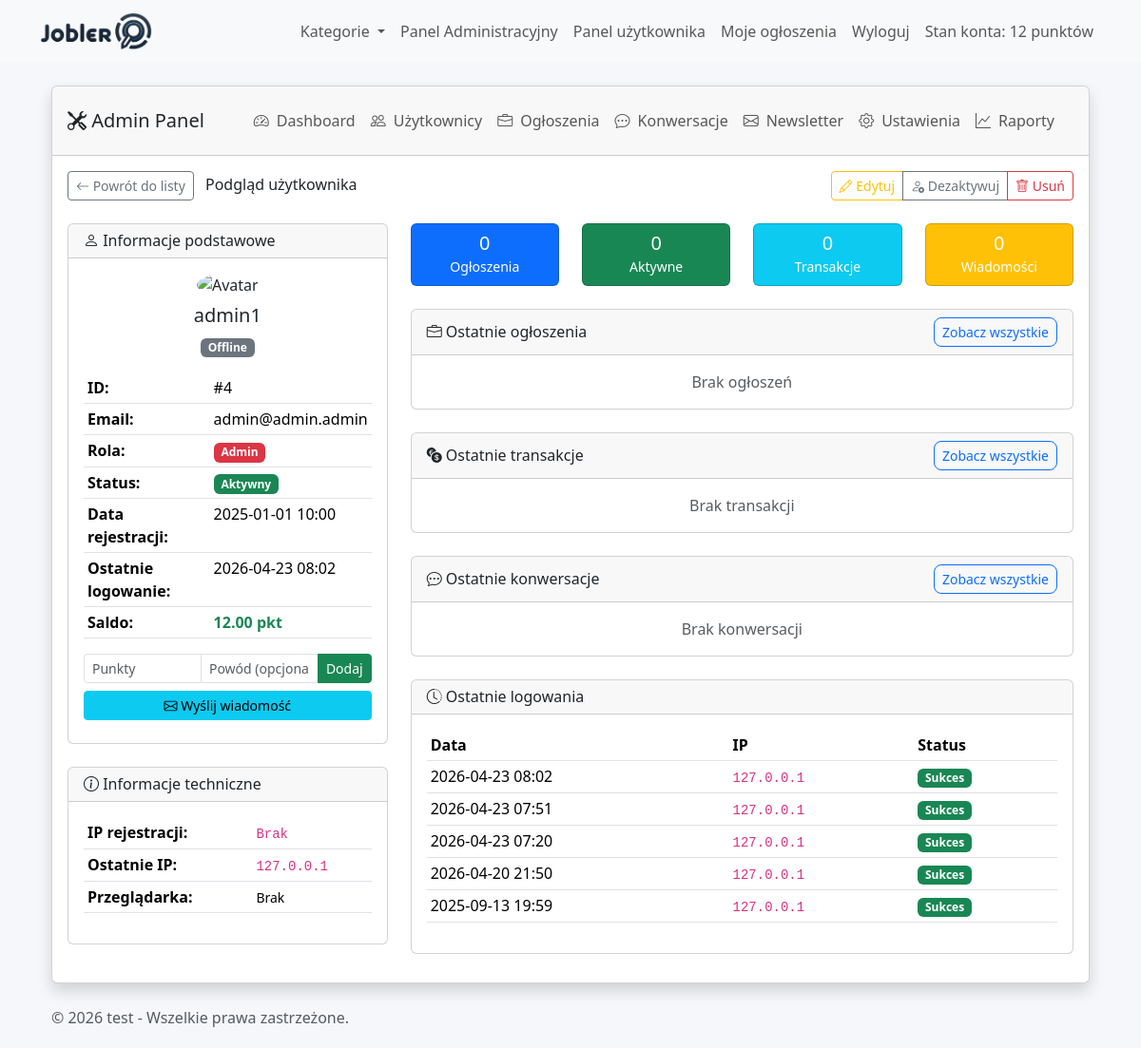
The app's page /views/admin/view_user.php?id=4 (signed in) with its own data.
### tables this page shows
CREATE TABLE `users` (
  `id` int(11) NOT NULL,
  `email` varchar(255) NOT NULL,
  `password` varchar(255) NOT NULL,
  `role` enum('user','executor','admin') NOT NULL DEFAULT 'user',
  `created_at` timestamp NOT NULL DEFAULT current_timestamp(),
  `email_verified_at` datetime DEFAULT NULL,
  `last_login` datetime DEFAULT NULL,
  `last_activity` datetime DEFAULT NULL,
  `name` varchar(255) NOT NULL,
  `username` varchar(255) NOT NULL,
  `updated_at` timestamp NOT NULL DEFAULT current_timestamp() ON UPDATE current_timestamp(),
  `registration_ip` varchar(45) DEFAULT NULL,
  `user_agent` varchar(500) DEFAULT NULL,
  `last_login_ip` varchar(45) DEFAULT NULL,
  `status` enum('active','inactive') DEFAULT 'active',
  `phone` varchar(15) DEFAULT NULL,
  `account_balance` int(11) NOT NULL DEFAULT 0,
  `avatar` varchar(255) DEFAULT NULL,
  `need_change` tinyint(1) NOT NULL DEFAULT 0,
  `newsletter_subscription` tinyint(1) DEFAULT 0
);

CREATE TABLE `user_login_history` (
  `id` int(11) NOT NULL,
  `user_id` int(11) DEFAULT NULL,
  `ip_address` varchar(45) DEFAULT NULL,
  `login_time` datetime DEFAULT NULL,
  `success` tinyint(1) DEFAULT 1,
  `user_agent` varchar(500) DEFAULT NULL,
  `created_at` timestamp NOT NULL DEFAULT current_timestamp()
);

CREATE TABLE `site_settings` (
  `id` int(11) NOT NULL,
  `title` varchar(255) NOT NULL,
  `logo` varchar(255) NOT NULL,
  `categories` text DEFAULT NULL,
  `meta_description` text DEFAULT NULL,
  `meta_keywords` text DEFAULT NULL,
  `max_ads` int(11) DEFAULT 10,
  `promotion_fee` decimal(10,2) DEFAULT 10.00,
  `facebook_url` varchar(255) DEFAULT NULL,
  `twitter_url` varchar(255) DEFAULT NULL,
  `instagram_url` varchar(255) DEFAULT NULL,
  `linkedin_url` varchar(255) DEFAULT NULL,
  `contact_email` varchar(255) DEFAULT NULL,
  `contact_phone` varchar(50) DEFAULT NULL,
  `contact_address` text DEFAULT NULL,
  `business_hours` varchar(255) DEFAULT NULL,
  `created_at` timestamp NOT NULL DEFAULT current_timestamp(),
  `updated_at` timestamp NOT NULL DEFAULT current_timestamp() ON UPDATE current_timestamp(),
  `allow_registration` tinyint(1) NOT NULL DEFAULT 0,
  `smtp_server` varchar(255) DEFAULT NULL,
  `smtp_port` int(11) DEFAULT NULL,
  `smtp_username` varchar(255) DEFAULT NULL,
  `smtp_password` varchar(255) DEFAULT NULL,
  `default_language` varchar(10) NOT NULL DEFAULT 'pl',
  `layout_variant` varchar(50) NOT NULL DEFAULT 'classic',
  `company_name` varchar(255) DEFAULT NULL,
  `company_tax_id` varchar(50) DEFAULT NULL,
  `company_addresses` text DEFAULT NULL,
  `company_emails` text DEFAULT NULL,
  `company_phones` text DEFAULT NULL,
  `favicon` varchar(255) DEFAULT NULL,
  `meta_title` varchar(255) DEFAULT NULL,
  `copyright_text` text DEFAULT NULL,
  `maintenance_mode` tinyint(1) NOT NULL DEFAULT 0,
  `maintenance_message` text DEFAULT NULL,
  `email_templates` mediumtext DEFAULT NULL,
  `sitemap_enabled` tinyint(1) NOT NULL DEFAULT 1,
  `sitemap_last_generated` datetime DEFAULT NULL,
  `last_system_backup` varchar(255) DEFAULT NULL,
  `last_database_backup` varchar(255) DEFAULT NULL
);

### views/admin/view_user.php (the view, shortened to what the rows shown need)
<?php
$userId = (int)$_GET['id'];
include_once('../../models/User.php');
include_once('../../models/Message.php');
$userModel = new User();
$messageModel = new Message($pdo);
try {
    $user = $userModel->getUserById($userId);
     $loginHistory = $userModel->getLoginHistory($userId, 5);
} catch (Exception $e) {
     error_log("Błąd przy pobieraniu danych użytkownika: " . $e->getMessage());
     header('Location: manage_users.php?status=error');
     exit();
}
function safeEcho($data, $default = '') {
    return isset($data) ? htmlspecialchars($data, ENT_QUOTES, 'UTF-8') : $default;
}
function formatDate($date) {
    return date('Y-m-d H:i', strtotime($date));
}
function formatBalance($balance) {
    return number_format(floatval($balance), 2) . ' pkt';
}
$isOnline = false;
if (!empty($user['last_login'])) {
    $lastLogin = strtotime($user['last_login']);
    $isOnline = (time() - $lastLogin) < 900;
}
?>
<?php include '../partials/header.php'; ?>
<div class="container-fluid">
    <div class="row">
        <div class="col-md-12 col-lg-12 main-content">
            <div class="card shadow">
                <div class="card-body">
                    <div class="row">
                        <div class="col-md-4">
                            <div class="card mb-4">
                                <div class="card-body">
                                    <div class="text-center mb-3">
                                        <img src="<?= !empty($user['avatar']) ? safeEcho($user['avatar']) : '../../assets/img/default-avatar.png'; ?>"
                                             class="rounded-circle mb-2" width="100" height="100" alt="Avatar">
                                        <h5><?= safeEcho($user['name']) ?></h5>
                                        <span class="badge bg-<?= $isOnline ? 'success' : 'secondary'; ?>">
                                            <?= $isOnline ? 'Online' : 'Offline'; ?>
                                        </span>
                                    </div>
                                    <table class="table table-sm">
                                        <tr>
                                            <td><strong>Email:</strong></td>
                                            <td>
                                                <?= safeEcho($user['email']) ?>
                                            </td>
                                        </tr>
                                        <tr>
                                            <td>
                                                <span class="badge <?= $user['role'] == 'admin' ? 'bg-danger' : ($user['role'] == 'executor' ? 'bg-warning' : 'bg-primary'); ?>">
                                                    <?= safeEcho(ucfirst($user['role'])) ?>
                                                </span>
                                            </td>
                                        </tr>
                                        <tr>
                                            <td><strong>Data rejestracji:</strong></td>
                                            <td><?= formatDate($user['created_at']) ?></td>
                                        </tr>
                                        <tr>
                                            <td><strong>Ostatnie logowanie:</strong></td>
                                            <td><?= formatDate($user['last_login'] ?? null) ?></td>
                                        </tr>
                                        <tr>
                                            <td><strong>Saldo:</strong></td>
                                            <td class="fw-bold <?= ($user['account_balance'] ?? 0) > 0 ? 'text-success' : 'text-muted'; ?>">
                                                <?= formatBalance($user['account_balance'] ?? 0) ?>
                                            </td>
                                        </tr>
                                    </table>
                                </div>
                            </div>
                            <div class="card mb-4">
                                <div class="card-body">
                                    <table class="table table-sm">
                                        <tr>
                                            <td><code><?= safeEcho($user['registration_ip'] ?? 'Brak') ?></code></td>
                                        </tr>
                                        <tr>
                                            <td><code><?= safeEcho($user['last_login_ip'] ?? 'Brak') ?></code></td>
                                        </tr>
                                    </table>
                                </div>
                            </div>
                        </div>
                        <div class="col-md-8">
        <?php
        $userConversations = $messageModel->getGroupedConversationsWithAdvancedFilters(5, 0, ['user_id' => $userId]);
        ?>
                            <div class="card">
                                <div class="card-body">
                                    <?php if (!empty($loginHistory)): ?>
                                        <div class="table-responsive">
                                            <table class="table table-sm">
                                                <thead>
                                                    <tr>
                                                        <th>Data</th>
                                                        <th>IP</th>
                                                        <th>Status</th>
                                                    </tr>
                                                </thead>
                                                <tbody>
                                                    <?php foreach ($loginHistory as $login): ?>
                                                        <tr>
                                                            <td><?= formatDate($login['login_time']) ?></td>
                                                            <td><code><?= safeEcho($login['ip_address']) ?></code></td>
                                                            <td>
                                                                <span class="badge bg-<?= $login['success'] ? 'success' : 'danger'; ?>">
                                                                    <?= $login['success'] ? 'Sukces' : 'Błąd' ?>
                                                                </span>
                                                            </td>
                                                        </tr>
                                                    <?php endforeach; ?>
                                                </tbody>
                                            </table>
                                        </div>
                                    <?php else: ?>
                                        <p class="text-muted text-center mb-0">Brak historii logowań</p>
                                    <?php endif; ?>
                                </div>
                            </div>
                        </div>
                    </div>
                </div>
            </div>
        </div>
    </div>
</div>
<?php include '../partials/footer.php'; ?>

### views/partials/footer.php (shortened to what the rows shown need)
<?php if (isset($_SESSION['user_role']) && $_SESSION['user_role'] === 'admin'): ?>
    <?php
    include_once __DIR__ . '/../../models/SiteSettings.php';
    $footerSettingsModel = new SiteSettings();
    $footerSettings = $footerSettingsModel->getSettings();
    $copyrightText = $footerSettingsModel->formatCopyrightText($footerSettings);
    ?>
    <br>
    <div class="container">
        <span class="text-muted"><?= htmlspecialchars($copyrightText, ENT_QUOTES, 'UTF-8') ?></span>
    </div>
<?php endif; ?>
</body>
</html>

### records on screen
users: name "admin1", email "admin@admin.admin", role "Admin", created_at "2025-01-01 10:00", last_login "2026-04-23 08:02", account_balance "12.00 pkt", registration_ip "Brak", last_login_ip "127.0.0.1"
user_login_history: login_time "2026-04-23 08:02", ip_address "127.0.0.1", success "Sukces"
user_login_history: login_time "2026-04-23 07:51", ip_address "127.0.0.1", success "Sukces"
user_login_history: login_time "2026-04-23 07:20", ip_address "127.0.0.1", success "Sukces"
user_login_history: login_time "2026-04-20 21:50", ip_address "127.0.0.1", success "Sukces"
user_login_history: login_time "2025-09-13 19:59", ip_address "127.0.0.1", success "Sukces"
site_settings: copyrightText "© 2026 test - Wszelkie prawa zastrzeżone."

### other values on screen
$_SESSION['user_account_balance'] "12"
$userId "4"
safeEcho($user['user_agent'] ?? 'Brak') "Brak"
$userStats['total_jobs'] "0"
$userStats['active_jobs'] "0"
$userStats['total_transactions'] "0"
$userStats['total_messages'] "0"
